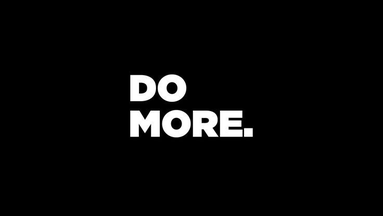
#> input picture opencv/photos/domore.png, 383 x 216 px, shrunk from 736 x 414 before the run; its folder holds 4 pictures in this run; the run also reads 1 picture not shown here
$ python face_Recoginization.py
#> lines starting #> are read from the running program, lines starting #| are printed output that depends on the picture; after the words box and inside, x2 and y2 are one past the last pixel; in counts of white or black regions, pixels touching at a corner belong together; long printed decimals are rounded
#> pass 3 of the loop in prepare_images, `for f in os.listdir(folder_path):`:
#> the loop made 4 passes; the first 3 are shown
import cv2 as cv
import os
import numpy as np

# Initialize empty lists to store images and labels
images = []
labels = []
image_files = []  # List to store image file names

# Function to prepare images and labels
def prepare_images():
    folder_path = 'photos'  # Path to the folder containing images
    for f in os.listdir(folder_path):
        if f.endswith(('.jpg', '.png')):
            image_files.append(f)

    face_cascade = cv.CascadeClassifier(cv.data.haarcascades + 'haarcascade_frontalface_default.xml')

    current_label = 0  # Counter to assign unique labels

    for image_file in image_files:
        # Full path to the image file
        img_path = os.path.join(folder_path, image_file)

        # Read the image
        img = cv.imread(img_path)
#> img is the input picture: shape (216, 383, 3); min 0, max 255, mean 10.1
        if img is None:
            print(f"Error: Image {img_path} not found!")
            continue

        gray = cv.cvtColor(img, cv.COLOR_BGR2GRAY)  # Convert image to grayscale
#> pass 3 of the loop in prepare_images, `for image_file in image_files:`:
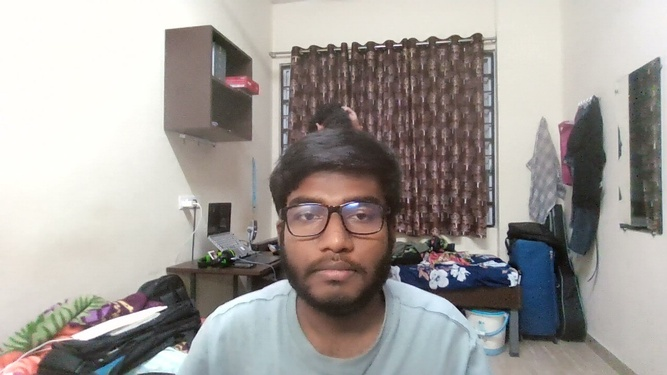
#> input picture opencv/photos/kush.jpg, 667 x 375 px, shrunk from 1280 x 720 before the run
#> in prepare_images, img is the input picture: shape (375, 667, 3); mean B, G, R 154.5, 158.3, 163.2
#> in prepare_images, `gray = cv.cvtColor(img, cv.COLOR_BGR2GRAY)`:
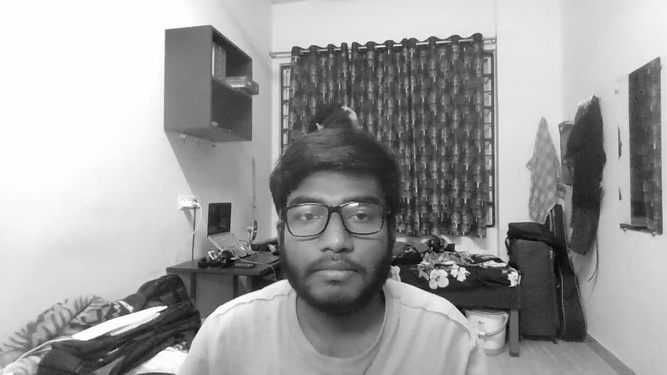
#> gray: shape (375, 667); min 1, max 255, mean 159.3
#> the loop made 4 passes; the first 3 are shown

        images.append(gray)  # Add the grayscale image to the images list
        labels.append(current_label)  # Assign label
        current_label += 1  # Increment the label for the next image

# Function to train the recognizer
def train_recognizer():
    recognizer = cv.face.LBPHFaceRecognizer_create()

    # Train the recognizer with the images and corresponding labels
    recognizer.train(images, np.asarray(labels))

    # Save the trained model to a file
    recognizer.save('face_recognizer.yml')
    print("Model trained and saved as 'face_recognizer.yml'")

# Function to test the recognizer
def test_recognizer():
    recognizer = cv.face.LBPHFaceRecognizer_create()
    recognizer.read('face_recognizer.yml')  # Load the trained recognizer model

    test_img_path = 'photos/kush.jpg'  # Test image (you can change this to any image)
    test_img = cv.imread(test_img_path)

    if test_img is None:
        print("Error: Test image not found!")
        return

    gray_test = cv.cvtColor(test_img, cv.COLOR_BGR2GRAY)
    face_cascade = cv.CascadeClassifier(cv.data.haarcascades + 'haarcascade_frontalface_default.xml')

    # Detect faces in the test image
    faces = face_cascade.detectMultiScale(gray_test, scaleFactor=1.1, minNeighbors=5)
#> faces = [[278, 165, 126, 126]]

    if len(faces) == 0:
        print("No faces detected in the test image!")
    else:
        for (x, y, w, h) in faces:
            # Predict the label for the detected face
            roi_gray = gray_test[y:y+h, x:x+w]
            label, confidence = recognizer.predict(roi_gray)

            # Draw rectangle around the face
            cv.rectangle(test_img, (x, y), (x + w, y + h), (0, 0, 255), 2)

            # Use the label to find the corresponding image name
            image_name = image_files[label]  # Get the image file name using the label
            name_without_extension = os.path.splitext(os.path.basename(image_name))[0]  # Extract name without extension

            # Show the name on the image
            cv.putText(test_img, name_without_extension, (x, y - 10), cv.FONT_HERSHEY_SIMPLEX, 1, (0, 255, 0), 2)

            # Print the predicted label and confidence
            print(f"Predicted Label: {label}")
            print(f"Confidence: {confidence}")
            print(f"Recognized: {name_without_extension}")
#> this loop made 1 pass
#> (x, y, w, h, label, confidence, image_name) on pass 1: (278, 165, 126, 126, 2, 110.8, 'kush.jpg')
#| Predicted Label: 2
#| Confidence: 110.784
#| Recognized: kush
#> pass 1, in test_recognizer, `roi_gray = gray_test[y:y+h, x:x+w]`:
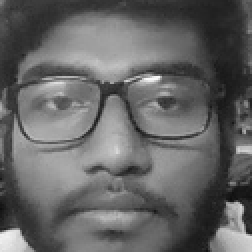
#> roi_gray: shape (126, 126) (shown 2 times larger); min 14, max 250, mean 100.8
#> after the loop:
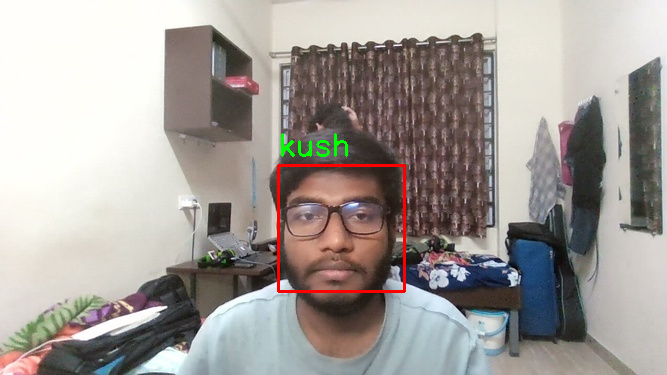
#> test_img: shape (375, 667, 3); 0.81% of pixels changed, all inside (x1, y1, x2, y2) = (277, 133, 406, 293)

    # Show the image with rectangles and names drawn around detected faces
    cv.imshow('Detected Faces', test_img)
    cv.waitKey(0)
    cv.destroyAllWindows()

# Main execution
prepare_images()
train_recognizer()
test_recognizer()
